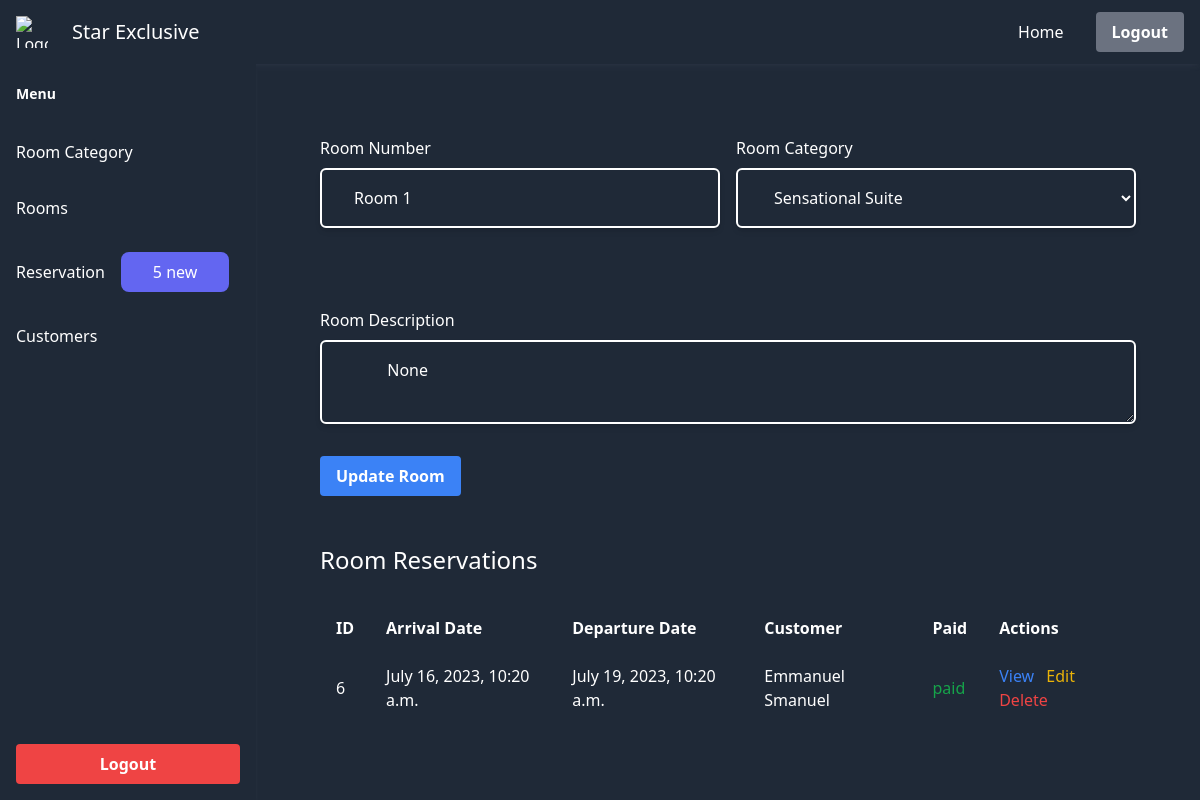
The page /rooms/1/ (signed in) on the database as committed earlier.
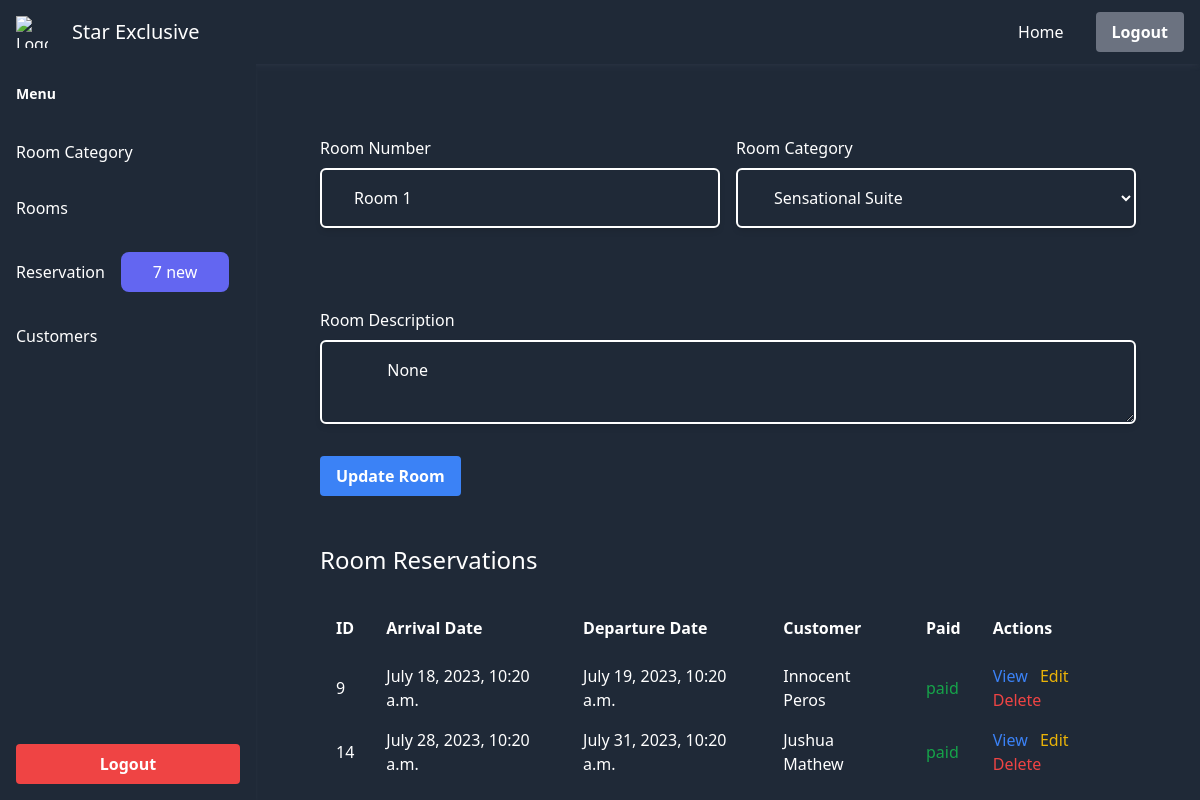
The same page on the database as committed later.
### management/models.py (models this page shows, shortened)
class Reservation(models.Model):
    RESERVATION = "reseravtion"
    BOOKING = "booking"
    viewed = models.BooleanField(default=False)
    cancel_code = models.CharField(max_length=200, blank=True)
    room = models.ForeignKey(
        Room, related_name="reservations", on_delete=models.CASCADE
    )
    requirement = models.TextField(default="", blank=True)
    customer = models.ForeignKey(
        Customer, on_delete=models.SET_NULL, null=True, related_name="reservations"
    )
    code = models.CharField(unique=False, default = generate_reservation_code, max_length=50, blank=True,null = True)
    customer_raw = models.JSONField(null=True, blank=True, default=dict)
    reservation_type = models.CharField(
        max_length=25, choices=((RESERVATION, RESERVATION), (BOOKING, BOOKING))
    )
    arrival_date = models.DateTimeField()
    departure_date = models.DateTimeField()
    reservated_on = models.DateTimeField(auto_created=True, blank=True)
    stay = models.IntegerField(default=1)
    guest_count = models.IntegerField(
        default=1,
    )
    guests = models.JSONField(default=list, blank=True)
    customization_request = models.JSONField(default=dict, blank=True, null=True)
    paid = models.BooleanField(default=False)
    payment = models.OneToOneField(
        Payment,
        null=True,
        blank=True,
        on_delete=models.SET_NULL,
        related_name="reservation",
    )
    cancelled = models.BooleanField(default=False)
    cancelled_on = models.DateTimeField(blank=True, null=True)

class Customer(models.Model):
    first_name = models.CharField(max_length=25)
    last_name = models.CharField(max_length=25)
    id_type = models.CharField(max_length=255)
    id_number = models.CharField(max_length=25)
    email_address = models.CharField(max_length=255)
    phone_number = models.CharField(max_length=12)

### hsr_admin/views.py (the view, shortened to what this page needs)
# urls.py: path("rooms/<int:pk>/", views.view_room, name="view_room"),
def view_room(request: HttpRequest, pk):
    if not request.user.is_authenticated:
        return redirect(index)
    try:
        room = Room.objects.get(pk=pk)
        categories = RoomCategory.objects.all()
        return render(
            request,
            "hsr_admin/view_room.html",
            context_parse({
                "room": room,
                "reservations": room.reservations.all(),
                "categories": categories,
            }),
        )
    except Room.DoesNotExist:
        return redirect("hsr_admin:room_list")

### hsr_admin/views.py (called while the page is built)
def new_reservations():
    return Reservation.objects.filter(viewed = False).count()

def context_parse(context):
    context["status__"] = new_reservations()
    context["status__category"] = RoomCategory.objects.all().count()
    context["status__room"] = Room.objects.all().count()
    return context

### management/models.py (called while the page is built)
    def __str__(self) -> str:
        return self.title

### hsr_admin/templates/hsr_admin/view_room.html (shortened to what this page needs)
{% extends 'hsr_admin/base.html' %}
{% block body %}
<form action="" method="post">
    <div class="px-6 lg:px-16 flex flex-col space-y-8">
        <div class="flex flex-col lg:flex-row justify-center lg:space-x-4 my-4">
            <div class="flex flex-col w-full">
                <label class="pt-8 mb-2 block" for="">Room Number</label>
                <input
                    class="bg-transparent border-white w-full shadow-md px-8 py-4 outline-none border-2 border-black/40 rounded-md hover:border-indigo-600"
                     name="room_number" value="{{room.number}}" />
            </div>
            <div class="flex flex-col w-full">
                <label class="pt-8 mb-2 block" for="">Room Category</label>
                <select
                    class="bg-transparent border-white w-full shadow-md px-8 py-4 outline-none border-2 border-black/40 rounded-md hover:border-indigo-600"
                    name="category" value="room.category.pk" id="">
                    {% for category in categories %}
                    <option value="{{category.pk}}">{{category}}</option>
                    {% endfor %}
                </select>
            </div>
        </div>
        <div class="flex flex-col">
            <label class="pt-8 mb-2 block" for="">Room Description</label>
            <textarea
            class="bg-transparent border-white w-full shadow-md px-8 py-4 outline-none border-2 border-black/40 rounded-md hover:border-indigo-600"
            name="description">
        {{room.description}}
    </textarea>
        </div>
        <div class="mb-6 block">
            <button class="bg-blue-500 hover:bg-blue-600 text-white font-semibold py-2 px-4 rounded">
                Update Room
            </button>
        </div>
    </div>
</form>
<div class="p-6 lg:px-16">
    <span class="block my-6 text-2xl">Room Reservations</span>
    <table class="min-w-full">
        <thead class="">
            <tr class="py-8">
                <th class="py-4 px-4  text-left">ID</th>
                <th class="py-4 px-4  text-left">Arrival Date</th>
                <th class="py-4 px-4  text-left">Departure Date</th>
                <th class="py-4 px-4  text-left">Customer</th>
                <th class="py-4 px-4  text-left">Paid</th>
                <th class="py-4 px-4  text-left">Actions</th>
            </tr>
        </thead>
        <tbody>
            {% for reservation in reservations %}
            <tr>
                <td class="py-2 px-4  text-left">{{ reservation.id }}</td>
                <td class="py-2 px-4  text-left">{{ reservation.arrival_date }}</td>
                <td class="py-2 px-4  text-left">{{ reservation.departure_date }}</td>
                <td class="py-2 px-4  text-left">{{ reservation.customer.first_name }} {{ reservation.customer.last_name}}</td>
                <td class="py-2 px-4  text-left">
                    {% if reservation.paid %}
                    <span class="text-green-600">paid</span>
                    {% else %}
                    <span>not paid</span>
                    {% endif %}
                </td>
                <td class="py-2 px-4  text-left">
                    <a href="{% url 'hsr_admin:view_reservation' reservation.id %}"
                        class="text-blue-500 hover:text-blue-700 mr-2">View</a>
                    <a href="" class="text-yellow-500 hover:text-yellow-700 mr-2">Edit</a>
                    <a href="{% url 'hsr_admin:delete_reservation' reservation.id %}"
                        class="text-red-500 hover:text-red-700">Delete</a>
                </td>
            </tr>
            {% endfor %}
        </tbody>
    </table>
</div>
{% endblock body %}

Rows that differ between the two databases and show on the page:
removed Reservation: id "6", arrival_date "July 16, 2023, 10:20 a.m.", departure_date "July 19, 2023, 10:20 a.m.", customer.first_name "Emmanuel", customer.last_name "Smanuel", paid "paid"
added Reservation: id "9", arrival_date "July 18, 2023, 10:20 a.m.", departure_date "July 19, 2023, 10:20 a.m.", customer.first_name "Innocent", customer.last_name "Peros", paid "paid"
added Reservation: id "14", arrival_date "July 28, 2023, 10:20 a.m.", departure_date "July 31, 2023, 10:20 a.m.", customer.first_name "Jushua", customer.last_name "Mathew", paid "paid"
Other text that changed with them:
{{ status__ }}: "5" → "7"
